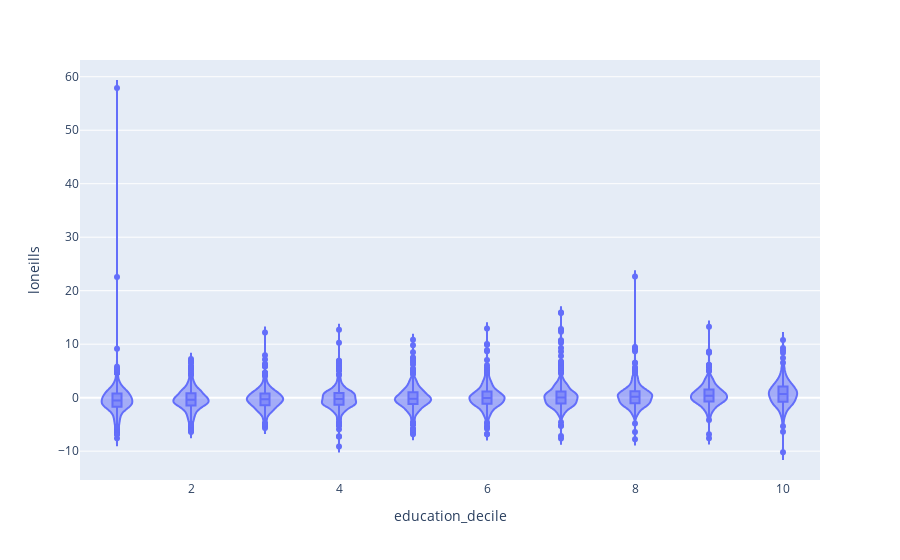

This figure's notebook cell:
### Code cell
fig = px.violin(loneliness_crime_edu, y="loneills", x='education_decile', box=True, # draw box plot inside the violin
                 # can be 'outliers', or False
               )
fig.show()

### Figure 1 — Plotly figure (JSON) as saved in the notebook; plotly's stock layout.template omitted (floating-point values rounded to 4 significant figures; data arrays with more than 128 entries replaced by an {"elided": "..."} marker saying what was removed)
{"data": [{"alignmentgroup": "True", "box": {"visible": true}, "hovertemplate": "education_decile=%{x}<br>loneills=%{y}<extra></extra>", "legendgroup": "", "marker": {"color": "#636efa"}, "name": "", "offsetgroup": "", "orientation": "v", "scalegroup": "True", "showlegend": false, "type": "violin", "x": {"elided": "6270 int values"}, "x0": " ", "xaxis": "x", "y": {"elided": "6270 float values"}, "y0": " ", "yaxis": "y"}], "layout": {"legend": {"tracegroupgap": 0}, "margin": {"t": 60}, "violinmode": "group", "xaxis": {"anchor": "y", "domain": [0, 1], "title": {"text": "education_decile"}}, "yaxis": {"anchor": "x", "domain": [0, 1], "title": {"text": "loneills"}}}}
